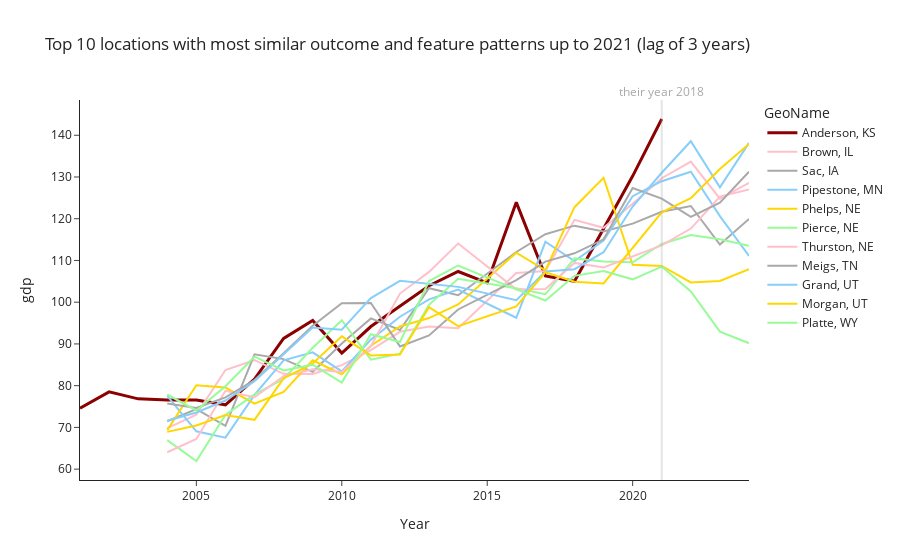

The cell this chart's notebook holds for it:
### Code cell
# if you want the full dataframe with distances, why not
#f.find_euclidean_kins()
#display(f.euclidean_kins)
# or, you can plot the few top ranked cities:
f.plot_kins()

### Figure 1 — Plotly figure (JSON) as saved in the notebook; plotly's stock layout.template omitted (floating-point values rounded to 4 significant figures)
{"data": [{"line": {"color": "darkred", "width": 3}, "mode": "lines", "name": "Anderson, KS", "text": "Anderson, KS", "textposition": "top right", "type": "scatter", "x": [2001, 2002, 2003, 2004, 2005, 2006, 2007, 2008, 2009, 2010, 2011, 2013, 2014, 2015, 2016, 2017, 2018, 2019, 2020, 2021], "y": [74.59, 78.51, 76.84, 76.59, 76.55, 75.4, 81.58, 91.31, 95.64, 87.82, 94.17, 104.0, 107.4, 104.6, 123.9, 106.3, 105.0, 117.6, 130.2, 143.9]}, {"line": {"color": "#FFC0CB"}, "mode": "lines", "name": "Brown, IL", "text": "Brown, IL", "textposition": "top right", "type": "scatter", "x": [2004, 2005, 2006, 2007, 2008, 2009, 2010, 2011, 2012, 2013, 2014, 2016, 2017, 2018, 2019, 2020, 2021, 2022, 2023, 2024], "y": [69.84, 73.07, 83.74, 86.11, 82.83, 82.82, 84.91, 88.54, 92.91, 94.17, 93.78, 107.0, 107.5, 119.7, 117.8, 123.6, 129.7, 133.7, 124.8, 128.6]}, {"line": {"color": "#A9A9A9"}, "mode": "lines", "name": "Sac, IA", "text": "Sac, IA", "textposition": "top right", "type": "scatter", "x": [2004, 2005, 2006, 2007, 2008, 2009, 2010, 2011, 2012, 2013, 2014, 2016, 2017, 2018, 2019, 2020, 2021, 2022, 2023, 2024], "y": [71.46, 74.38, 70.37, 87.52, 86.36, 83.31, 90.1, 96.12, 93.34, 103.3, 101.7, 112.0, 116.3, 118.3, 116.9, 118.8, 121.7, 123.1, 113.8, 119.9]}, {"line": {"color": "#87CEFA"}, "mode": "lines", "name": "Pipestone, MN", "text": "Pipestone, MN", "textposition": "top right", "type": "scatter", "x": [2004, 2005, 2006, 2007, 2008, 2009, 2010, 2011, 2012, 2013, 2014, 2016, 2017, 2018, 2019, 2020, 2021, 2022, 2023, 2024], "y": [77.54, 69.06, 67.54, 77.79, 86.09, 87.99, 83.41, 91.04, 96.51, 100.7, 103.0, 96.27, 114.5, 109.9, 114.8, 125.4, 129.0, 131.2, 120.6, 111.1]}, {"line": {"color": "#FFD700"}, "mode": "lines", "name": "Phelps, NE", "text": "Phelps, NE", "textposition": "top right", "type": "scatter", "x": [2004, 2005, 2006, 2007, 2008, 2009, 2010, 2011, 2012, 2013, 2014, 2016, 2017, 2018, 2019, 2020, 2021, 2022, 2023, 2024], "y": [69.35, 80.1, 79.55, 75.7, 78.5, 86.09, 82.74, 89.58, 94.19, 96.2, 99.47, 111.9, 107.6, 122.8, 129.8, 108.9, 108.7, 104.7, 105.1, 107.9]}, {"line": {"color": "#98FB98"}, "mode": "lines", "name": "Pierce, NE", "text": "Pierce, NE", "textposition": "top right", "type": "scatter", "x": [2004, 2005, 2006, 2007, 2008, 2009, 2010, 2011, 2012, 2013, 2014, 2016, 2017, 2018, 2019, 2020, 2021, 2022, 2023, 2024], "y": [66.96, 61.95, 72.98, 77.92, 81.59, 89.07, 95.67, 86.23, 87.67, 99.37, 105.6, 103.4, 101.9, 110.5, 109.7, 109.6, 113.9, 116.1, 115.1, 113.5]}, {"line": {"color": "#FFC0CB"}, "mode": "lines", "name": "Thurston, NE", "text": "Thurston, NE", "textposition": "top right", "type": "scatter", "x": [2004, 2005, 2006, 2007, 2008, 2009, 2010, 2011, 2012, 2013, 2014, 2016, 2017, 2018, 2019, 2020, 2021, 2022, 2023, 2024], "y": [64.04, 67.24, 78.78, 77.23, 82.26, 83.91, 83.27, 89.49, 102.1, 107.3, 114.0, 103.1, 103.2, 109.4, 108.3, 111.0, 113.6, 117.6, 125.3, 127.0]}, {"line": {"color": "#A9A9A9"}, "mode": "lines", "name": "Meigs, TN", "text": "Meigs, TN", "textposition": "top right", "type": "scatter", "x": [2004, 2005, 2006, 2007, 2008, 2009, 2010, 2011, 2012, 2013, 2014, 2016, 2017, 2018, 2019, 2020, 2021, 2022, 2023, 2024], "y": [75.71, 74.63, 77.18, 81.36, 87.74, 94.38, 99.76, 99.83, 89.4, 92.02, 98.26, 105.3, 109.7, 111.7, 115.1, 127.4, 124.8, 120.4, 123.8, 131.3]}, {"line": {"color": "#87CEFA"}, "mode": "lines", "name": "Grand, UT", "text": "Grand, UT", "textposition": "top right", "type": "scatter", "x": [2004, 2005, 2006, 2007, 2008, 2009, 2010, 2011, 2012, 2013, 2014, 2016, 2017, 2018, 2019, 2020, 2021, 2022, 2023, 2024], "y": [71.59, 73.57, 76.44, 81.04, 87.55, 93.92, 93.42, 101.0, 105.1, 104.3, 103.7, 100.5, 107.4, 107.9, 112.0, 122.9, 131.0, 138.6, 127.5, 138.2]}, {"line": {"color": "#FFD700"}, "mode": "lines", "name": "Morgan, UT", "text": "Morgan, UT", "textposition": "top right", "type": "scatter", "x": [2004, 2005, 2006, 2007, 2008, 2009, 2010, 2011, 2012, 2013, 2014, 2016, 2017, 2018, 2019, 2020, 2021, 2022, 2023, 2024], "y": [68.93, 70.46, 72.98, 71.81, 81.74, 85.33, 91.81, 87.25, 87.48, 98.8, 94.26, 99.0, 107.2, 104.9, 104.5, 113.0, 121.5, 124.9, 131.9, 137.9]}, {"line": {"color": "#98FB98"}, "mode": "lines", "name": "Platte, WY", "text": "Platte, WY", "textposition": "top right", "type": "scatter", "x": [2004, 2005, 2006, 2007, 2008, 2009, 2010, 2011, 2012, 2013, 2014, 2016, 2017, 2018, 2019, 2020, 2021, 2022, 2023, 2024], "y": [77.88, 74.05, 79.87, 86.94, 83.63, 85.03, 80.73, 92.34, 90.46, 105.1, 108.8, 103.1, 100.4, 106.3, 107.5, 105.5, 108.5, 102.6, 92.93, 90.17]}], "layout": {"annotations": [{"font": {"color": "darkgray"}, "showarrow": false, "text": "their year 2018", "x": 2021, "xref": "x", "y": 1.05, "yref": "paper"}], "legend": {"title": {"text": "GeoName"}}, "shapes": [{"line": {"color": "darkgray", "width": 2}, "type": "line", "x0": 2021, "x1": 2021, "xref": "x", "y0": 0, "y1": 1, "yref": "paper"}], "title": {"text": "Top 10 locations with most similar outcome and feature patterns up to 2021 (lag of 3 years)"}, "xaxis": {"title": {"text": "Year"}}, "yaxis": {"title": {"text": "gdp"}}}}
